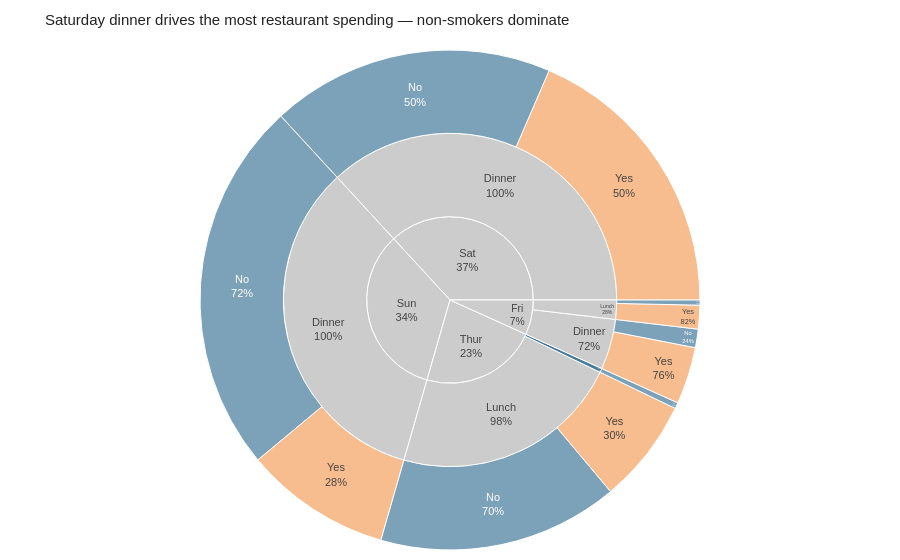

Notebook source saved alongside this figure:
### Markdown cell above
## Task 2 — Sunburst: tipping behaviour by day and meal time

**What to build:** A sunburst chart using the built-in `tips` dataset showing how **total bill amount** is distributed across day → time → smoker status.

**Requirements:**
- Load tips with `px.data.tips()`
- Aggregate **total bill** (sum of `total_bill`) per group — not count
- Hierarchy: `path=['day', 'time', 'smoker']`
- Colour encodes smoker status with a CVD-safe blue/orange palette
- Grey out parent nodes (day and time level)
- Use `percent parent` for text labels
- Insight title describing where the most spending happens

> 💡 `tips.groupby(['day', 'time', 'smoker'])['total_bill'].sum().reset_index()`

### Code cell
tips = px.data.tips()

# Aggregate total bill per group
tips_agg = (
    tips.groupby(['day', 'time', 'smoker'])['total_bill']
    .sum()
    .reset_index()
)

smoker_colors = {
    'No':  '#457B9D',   # blue  = non-smoker
    'Yes': '#F4A261',   # orange = smoker
    '(?)': '#CCCCCC'    # grey for parent nodes
}

fig = px.sunburst(
    tips_agg,
    path=['day', 'time', 'smoker'],
    values='total_bill',
    color='smoker',
    color_discrete_map=smoker_colors,
    title='Saturday dinner drives the most restaurant spending — non-smokers dominate'
)

fig.update_traces(
    texttemplate='%{label}<br>%{percentParent:.0%}',
    textfont=dict(family='Arial', size=11),
    insidetextorientation='horizontal'
)

fig.update_layout(
    paper_bgcolor='white',
    font=dict(family='Arial'),
    title=dict(font=dict(family='Arial', size=15, color='#222222')),
    margin=dict(t=50, l=10, r=10, b=10)
)

fig.show()

### Figure 1 — Plotly figure (JSON) as saved in the notebook; plotly's stock layout.template omitted (floating-point values rounded to 4 significant figures)
{"data": [{"branchvalues": "total", "customdata": [["(?)"], ["(?)"], ["(?)"], ["(?)"], ["(?)"], ["(?)"], ["(?)"], ["(?)"], ["(?)"], ["No"], ["No"], ["No"], ["No"], ["No"], ["No"], ["No"], ["Yes"], ["Yes"], ["Yes"], ["Yes"], ["Yes"]], "domain": {"x": [0, 1], "y": [0, 1]}, "hovertemplate": "labels=%{label}<br>total_bill=%{value}<br>parent=%{parent}<br>id=%{id}<br>smoker=%{customdata[0]}<extra></extra>", "ids": ["Thur", "Sat", "Fri", "Thur/Lunch", "Sun/Dinner", "Sat/Dinner", "Fri/Lunch", "Fri/Dinner", "Sun", "Thur/Dinner", "Fri/Dinner/No", "Thur/Dinner/No", "Sun/Dinner/No", "Sat/Dinner/No", "Fri/Lunch/No", "Thur/Lunch/No", "Sun/Dinner/Yes", "Sat/Dinner/Yes", "Fri/Lunch/Yes", "Fri/Dinner/Yes", "Thur/Lunch/Yes"], "insidetextorientation": "horizontal", "labels": ["Thur", "Sat", "Fri", "Lunch", "Dinner", "Dinner", "Lunch", "Dinner", "Sun", "Dinner", "No", "No", "No", "No", "No", "No", "Yes", "Yes", "Yes", "Yes", "Yes"], "marker": {"colors": ["#CCCCCC", "#CCCCCC", "#CCCCCC", "#CCCCCC", "#CCCCCC", "#CCCCCC", "#CCCCCC", "#CCCCCC", "#CCCCCC", "#457B9D", "#457B9D", "#457B9D", "#457B9D", "#457B9D", "#457B9D", "#457B9D", "#F4A261", "#F4A261", "#F4A261", "#F4A261", "#F4A261"]}, "name": "", "parents": ["", "", "", "Thur", "Sun", "Sat", "Fri", "Fri", "", "Thur", "Fri/Dinner", "Thur/Dinner", "Sun/Dinner", "Sat/Dinner", "Fri/Lunch", "Thur/Lunch", "Sun/Dinner", "Sat/Dinner", "Fri/Lunch", "Fri/Dinner", "Thur/Lunch"], "textfont": {"family": "Arial", "size": 11}, "texttemplate": "%{label}<br>%{percentParent:.0%}", "type": "sunburst", "values": [1096.0, 1778.0, 325.9, 1078.0, 1627.0, 1778.0, 89.92, 236.0, 1627.0, 18.78, 57.7, 18.78, 1169.0, 884.8, 15.98, 751.3, 458.3, 893.6, 73.94, 178.3, 326.2]}], "layout": {"font": {"family": "Arial"}, "legend": {"tracegroupgap": 0}, "margin": {"b": 10, "l": 10, "r": 10, "t": 50}, "paper_bgcolor": "white", "title": {"font": {"color": "#222222", "family": "Arial", "size": 15}, "text": "Saturday dinner drives the most restaurant spending — non-smokers dominate"}}}
